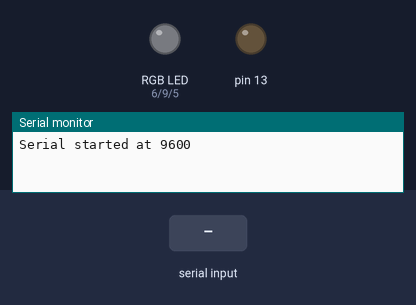
A sketch run on a simulated Arduino Uno, built with avr-gcc and run on an emulated ATmega328P. Shown: an RGB LED mixed from three pins (HIGH = lit), output pins drawn as LEDs (lit = HIGH), the last lines printed to the serial monitor. The test bench sets the inputs (shaded band). Dim RGB values are drawn brighter than linear.

Above: at 1.2 s.
1.3 s: "r" received over Serial
At 3.21 s:
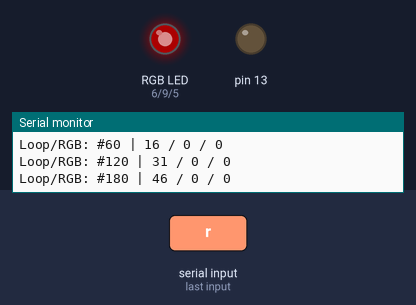
At 5.15 s:
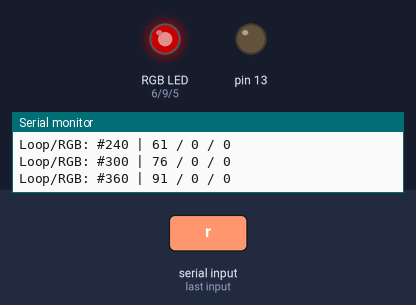
10.3 s: "b" received over Serial
At 22.09 s:
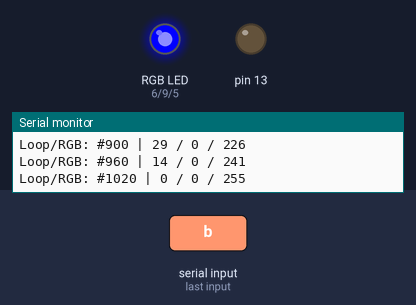
Timing chart, 0 to 22.3 s (numbered marks = the images above; inputs shaded):
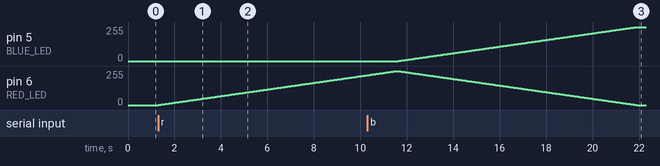

Measured:
- after the input at 1.3 s, pin 6 (RED_LED): moves from 0/255 to 223/255 over 8.9 s, starting at once
- after the input at 10.3 s, pin 5 (BLUE_LED): moves from 0/255 to 255/255 over 10.3 s, starting after 1.3 s

The sketch:

BluetoothLights.ino
```cpp
#include <SoftwareSerial.h>
//SoftwareSerial HM10(10,11);
char data;
char inData = "";

#define RED_LED 6
#define BLUE_LED 5
#define GREEN_LED 9

int brightness = 255;
int gBright = 0;
int rBright = 0;
int bBright = 0;

int fadeSpeed = 10;

int black[3]  = { 0, 0, 0 };
int white[3]  = { 100, 100, 100 };
int red[3]    = { 100, 0, 0 };
int green[3]  = { 0, 100, 0 };
int blue[3]   = { 0, 0, 100 };
int yellow[3] = { 40, 95, 0 };
int dimWhite[3] = { 30, 30, 30 };
int purple[3] = { 40, 5, 66 };

int redVal = black[0];
int grnVal = black[1];
int bluVal = black[2];

int wait = 10;      // 10ms internal crossFade delay; increase for slower fades
int hold = 0;       // Optional hold when a color is complete, before the next crossFade
int DEBUG = 1;      // DEBUG counter; if set to 1, will write values back via serial
int loopCount = 60; // How often should DEBUG report?
int repeat = 3;     // How many times should we loop before stopping? (0 for no stop)
int j = 0;          // Loop counter for repeat

int prevR = redVal;
int prevG = grnVal;
int prevB = bluVal;

void setup()
{
  pinMode(GREEN_LED, OUTPUT);
  pinMode(RED_LED, OUTPUT);
  pinMode(BLUE_LED, OUTPUT);

  Serial.begin(9600);
  Serial.println("Serial started at 9600");
  //HM10.begin(9600);
  pinMode(13, OUTPUT);
  digitalWrite(13, LOW);
}


//void red()
//{
//  rBright = 0;
//  gBright = 0;
//  bBright = 0;
//  for(int i=0;i<256;i++)
//  {
//
//    analogWrite(RED_LED, rBright);
//    analogWrite(BLUE_LED, bBright);
//    analogWrite(GREEN_LED, gBright);
//    rBright++;
//    bBright--;
//    gBright--;
//    delay(fadeSpeed);
//  }
//}
//void blue()
//{
//  rBright = 0;
//  gBright = 0;
//  bBright = 0;
//  for(int i=0;i<256;i++)
//  {
//
//    analogWrite(RED_LED, rBright);
//    analogWrite(BLUE_LED, bBright);
//    analogWrite(GREEN_LED, gBright);
//    rBright--;
//    bBright++;
//    gBright--;
//    delay(fadeSpeed);
//  }
//}
//void green()
//{
//  rBright = 0;
//  gBright = 0;
//  bBright = 0;
//  for(int i=0;i<256;i++)
//  {
//
//    analogWrite(RED_LED, rBright);
//    analogWrite(BLUE_LED, bBright);
//    analogWrite(GREEN_LED, gBright);
//    rBright--;
//    bBright--;
//    gBright++;
//    delay(fadeSpeed);
//  }
//}
int calculateStep(int prevValue, int endValue) {
  int step = endValue - prevValue; // What's the overall gap?
  if (step) {                      // If its non-zero,
    step = 1020/step;              //   divide by 1020
  }
  return step;
}

int calculateVal(int step, int val, int i) {

  if ((step) && i % step == 0) { // If step is non-zero and its time to change a value,
    if (step > 0) {              //   increment the value if step is positive...
      val += 1;
    }
    else if (step < 0) {         //   ...or decrement it if step is negative
      val -= 1;
    }
  }
  // Defensive driving: make sure val stays in the range 0-255
  if (val > 255) {
    val = 255;
  }
  else if (val < 0) {
    val = 0;
  }
  return val;
}

/* crossFade() converts the percentage colors to a
*  0-255 range, then loops 1020 times, checking to see if
*  the value needs to be updated each time, then writing
*  the color values to the correct pins.
*/

void crossFade(int color[3]) {
  // Convert to 0-255
  int R = (color[0] * 255) / 100;
  int G = (color[1] * 255) / 100;
  int B = (color[2] * 255) / 100;

  int stepR = calculateStep(prevR, R);
  int stepG = calculateStep(prevG, G);
  int stepB = calculateStep(prevB, B);

  for (int i = 0; i <= 1020; i++) {
    redVal = calculateVal(stepR, redVal, i);
    grnVal = calculateVal(stepG, grnVal, i);
    bluVal = calculateVal(stepB, bluVal, i);

    analogWrite(RED_LED, redVal);   // Write current values to LED pins
    analogWrite(GREEN_LED, grnVal);
    analogWrite(BLUE_LED, bluVal);

    delay(wait); // Pause for 'wait' milliseconds before resuming the loop

    if (DEBUG) { // If we want serial output, print it at the
      if (i == 0 or i % loopCount == 0) { // beginning, and every loopCount times
        Serial.print("Loop/RGB: #");
        Serial.print(i);
        Serial.print(" | ");
        Serial.print(redVal);
        Serial.print(" / ");
        Serial.print(grnVal);
        Serial.print(" / ");
        Serial.println(bluVal);
      }
      DEBUG += 1;
    }
  }
  // Update current values for next loop
  prevR = redVal;
  prevG = grnVal;
  prevB = bluVal;
  delay(hold); // Pause for optional 'wait' milliseconds before resuming the loop
}


void loop()
{


  //while(Serial.available() > 0)
  //{
  //  data = HM10.read();
  //  inData = data;
  //  Serial.write(data);

  //}

  if(Serial.available())
  {
    inData = Serial.read();
    delay(10);
    //HM10.write(Serial.read());
  }

  switch (inData)
  {
    case 'r':
      //red();
      crossFade(red);
      break;
    case 'b':
      //blue();
      crossFade(blue);
      break;
    case 'g':
      //green();
      crossFade(green);
      break;
      case 'y':
      //red();
      crossFade(yellow);
      break;
    case 'w':
      //blue();
      crossFade(white);
      break;
    case 'p':
      //green();
      crossFade(purple);
      break;
    case 'o':
      crossFade(black);
      break;
  }
  inData = '1';
  Serial.flush();
  //int gBright = 0;
  //int rBright = 0;
  //int bBright = 0;


}
```
